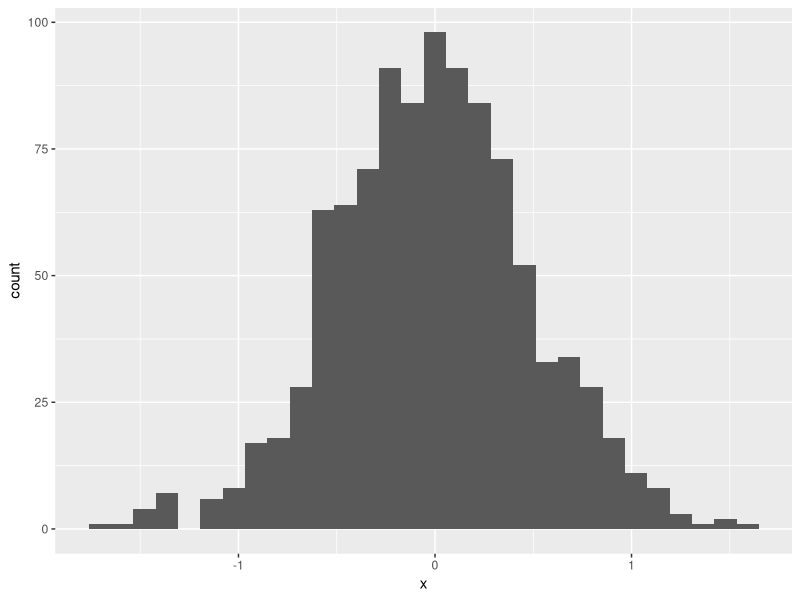
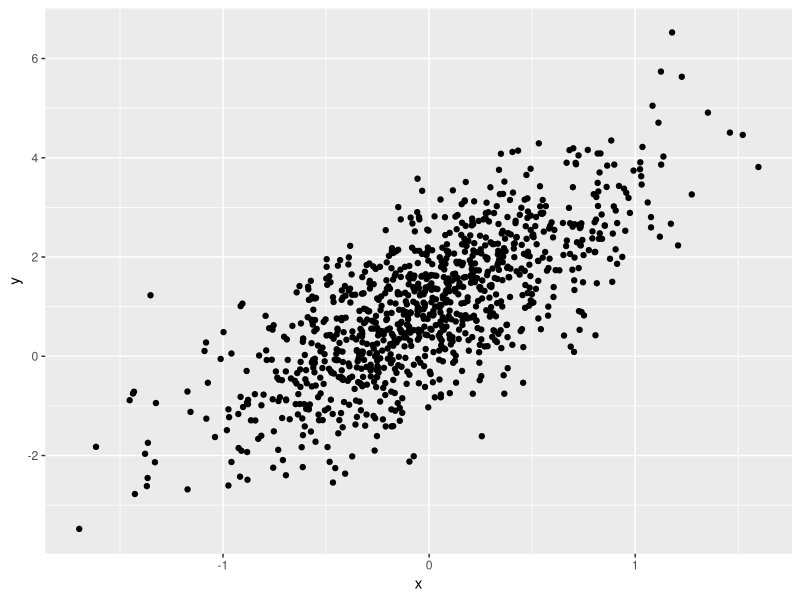
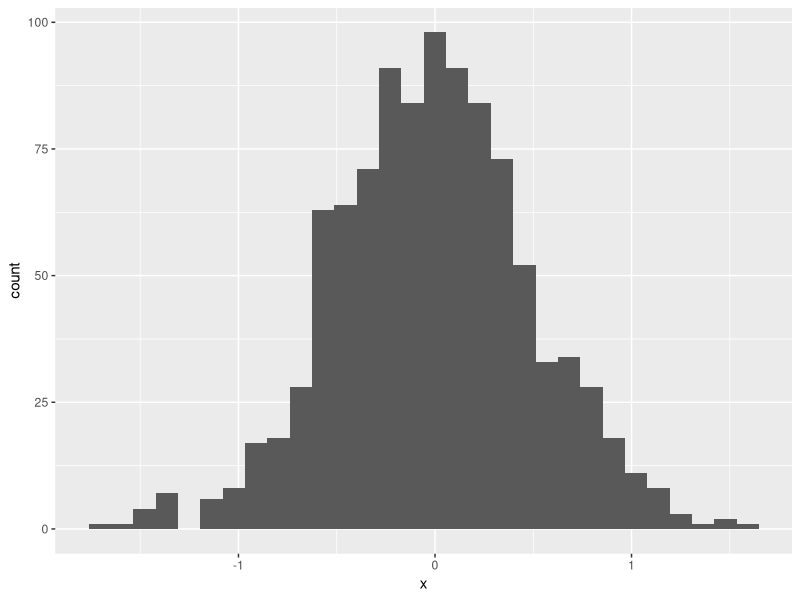

Recreate these plots in R, in order.
## ---- chunk 1
library(tidyverse)
## ---- chunk 2
set.seed(1234)

plot_df = tibble(
  x = rnorm(1000, sd = .5),
  y = 1 + 2 * x + rnorm(1000)
)
## ---- chunk 3
ggplot(plot_df, aes(x = x)) + geom_histogram()
## ---- chunk 4
ggplot(plot_df, aes(x = x, y = y)) + geom_point()
## ---- chunk 5
ggplot(plot_df, aes(x = x)) + geom_histogram()
